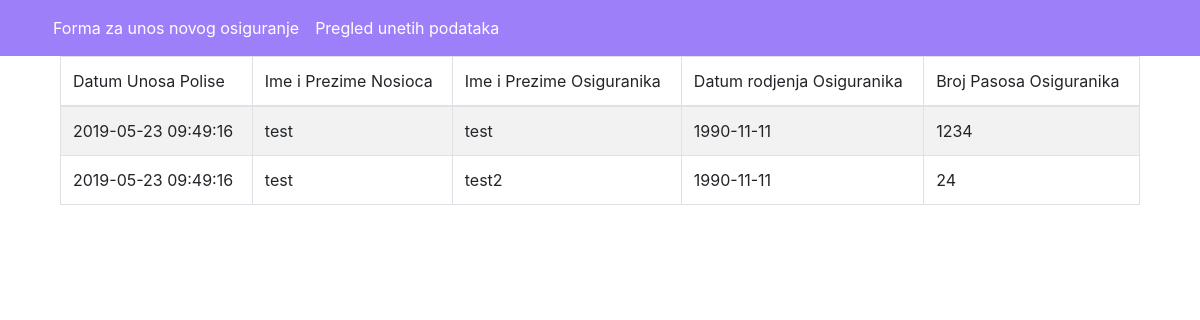
Page /grupno_osiguranje.php?id=5 on the committed database.
### tables this page shows
CREATE TABLE `korisnik_osiguranja` (
  `id` int(11) NOT NULL,
  `ime_prezime` varchar(255) NOT NULL,
  `datum_rodjenja` date NOT NULL,
  `broj_pasosa` varchar(255) NOT NULL,
  `telefon` int(11) NOT NULL,
  `email` varchar(255) NOT NULL,
  `datum_od` date NOT NULL,
  `datum_do` date NOT NULL,
  `vrsta_osiguranja` int(11) NOT NULL,
  `datum_unosa` timestamp NOT NULL DEFAULT CURRENT_TIMESTAMP
);

CREATE TABLE `grupno_osiguranje` (
  `id` int(11) NOT NULL,
  `korisnik_id` int(11) NOT NULL,
  `ime_prezime_osiguranik` varchar(255) DEFAULT NULL,
  `datum_rodjenja_osiguranik` date DEFAULT NULL,
  `broj_pasosa_osiguranik` int(11) DEFAULT NULL
);

### database.php (called while the page is built, shortened)
<?php
class Database{
    private $host = 'localhost';
    private $db_name = 'putnoosiguranje';
    private $username = 'root';
    private $password = '';
    public function __construct(){
        $this->konekcija = null;
        try {
            $this->konekcija = new PDO('mysql:host=' . $this->host . ';dbname=' . $this->db_name, $this->username, $this->password);
            $this->konekcija->setAttribute(PDO::ATTR_ERRMODE, PDO::ERRMODE_EXCEPTION);
        } catch(PDOException $e) {
            echo 'Greska sa povezivanjem sa bazom : ' . $e->getMessage();
        }
        return $this->konekcija;
    }
}
$database = new Database();
?>

### korisnik.php (called while the page is built, shortened)
<?php
    class Korisnik{
        public $db;
        public function __construct($database){
            $this->db = $database->konekcija;
        }
        public function dohvatiGrupnoOsiguranje($id){
            $sql = "SELECT * FROM korisnik_osiguranja k
                    LEFT JOIN grupno_osiguranje g ON k.id = g.korisnik_id
                    WHERE k.id = $id ";
            $query=$this->db->prepare($sql);
            $query->execute();
            return $query->fetchAll(PDO::FETCH_ASSOC);
        }
    }
?>

### grupno_osiguranje.php (the view)
<?php
    include_once('header.php');
    if(empty($_GET['id'])){
        header("Location: index.php");
    }else{
        $korisnik = new Korisnik($database);
        $grupnoOsiguranje = $korisnik->dohvatiGrupnoOsiguranje($_GET['id']);
    }
?>
<div class="container">
    <div class="col-md-12">
        <table class='table table-striped table-bordered'>
            <thead>
                <tr>
                    <td>Datum Unosa Polise</td>
                    <td>Ime i Prezime Nosioca</td>
                    <td>Ime i Prezime Osiguranika</td>
                    <td>Datum rodjenja Osiguranika</td>
                    <td>Broj Pasosa Osiguranika</td>
                </tr>
            </thead>
            <tbody>
            <?php foreach($grupnoOsiguranje as $osiguranik){ ?>
                <tr>
                    <td><?php echo $osiguranik['datum_unosa']; ?></td>
                    <td><?php echo $osiguranik['ime_prezime']; ?></td>
                    <td><?php echo $osiguranik['ime_prezime_osiguranik']; ?></td>
                    <td><?php echo $osiguranik['datum_rodjenja_osiguranik']; ?></td>
                    <td><?php echo $osiguranik['broj_pasosa_osiguranik']; ?></td>
                </tr>
            <?php } ?>
            </tbody>
        </table>
    </div>
</div>
<?php
    include_once('footer.php');
?>

### rows in the picture
korisnik_osiguranja: datum_unosa "2019-05-23 09:49:16", ime_prezime "test", grupno_osiguranje.ime_prezime_osiguranik "test", grupno_osiguranje.datum_rodjenja_osiguranik "1990-11-11", grupno_osiguranje.broj_pasosa_osiguranik "1234", grupno_osiguranje.ime_prezime_osiguranik "test2", grupno_osiguranje.broj_pasosa_osiguranik "24"
